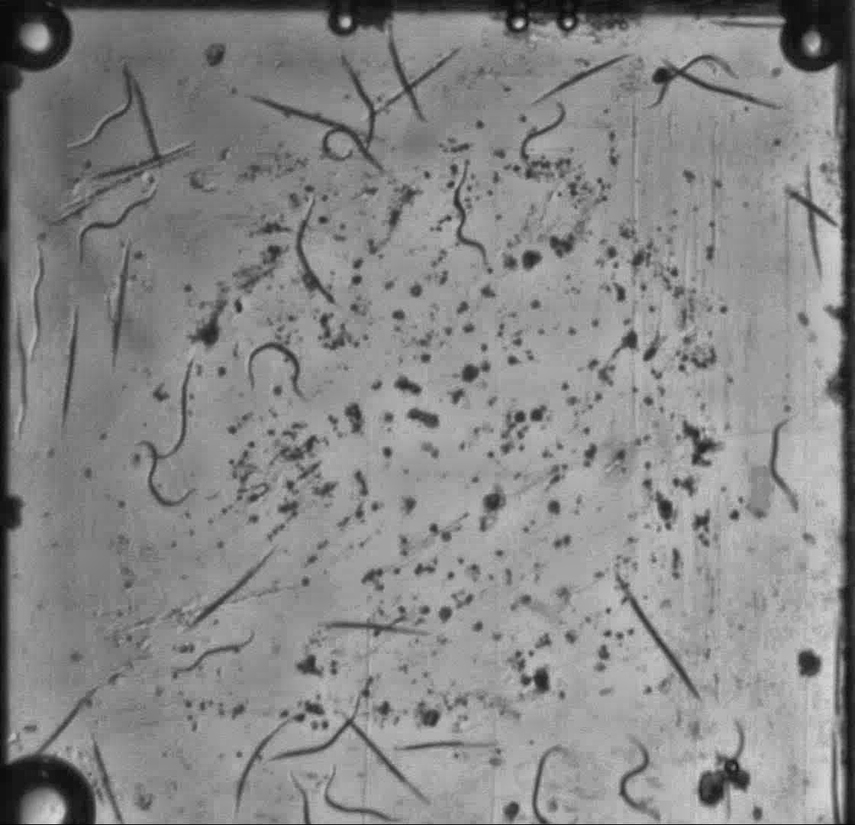
#> input picture Data/Images DeadLiveCounting/feste Kamera 1/feste Kamera 1_frame_0.png, 855 x 825 px, shrunk from 1120 x 1080 before the run, found by its file name
$ python watershed.py
#> lines starting #> are read from the running program, lines starting #| are printed output that depends on the picture; after the words box and inside, x2 and y2 are one past the last pixel; in counts of white or black regions, pixels touching at a corner belong together
import numpy as np
import cv2 as cv
from matplotlib import pyplot as plt

img = cv.imread(r'NematodeAI\Data\Images DeadLiveCounting\feste Kamera 1\feste Kamera 1_frame_0.png')
#> img is the input picture: shape (825, 855, 3); min 3, max 225, mean 135.8
assert img is not None, "file could not be read, check with os.path.exists()"
gray = cv.cvtColor(img,cv.COLOR_BGR2GRAY)
ret, thresh = cv.threshold(gray,0,255,cv.THRESH_BINARY_INV+cv.THRESH_OTSU)
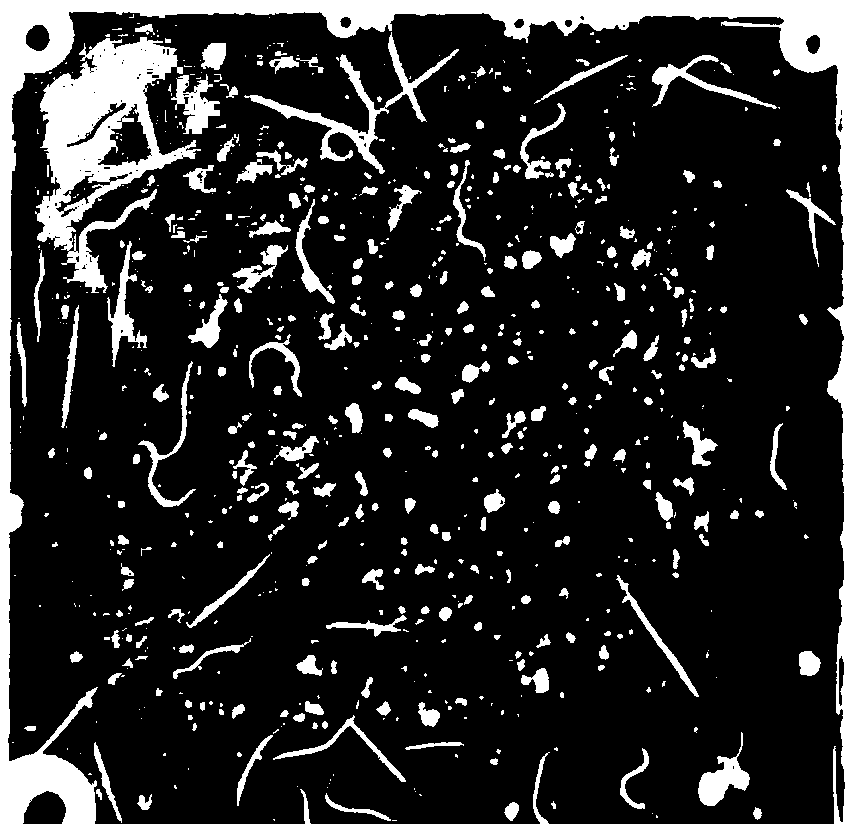
#> thresh: shape (825, 855); 16.4% white; 787 white regions (457 under 20 px), largest, box (x1, y1, x2, y2) and area: (0, 0, 855, 825) 48830, (35, 37, 201, 293) 16256, (244, 32, 459, 174) 3490
#> ret = 110
# noise removal
kernel = np.ones((3,3),np.uint8)
opening = cv.morphologyEx(thresh,cv.MORPH_OPEN,kernel, iterations = 2)
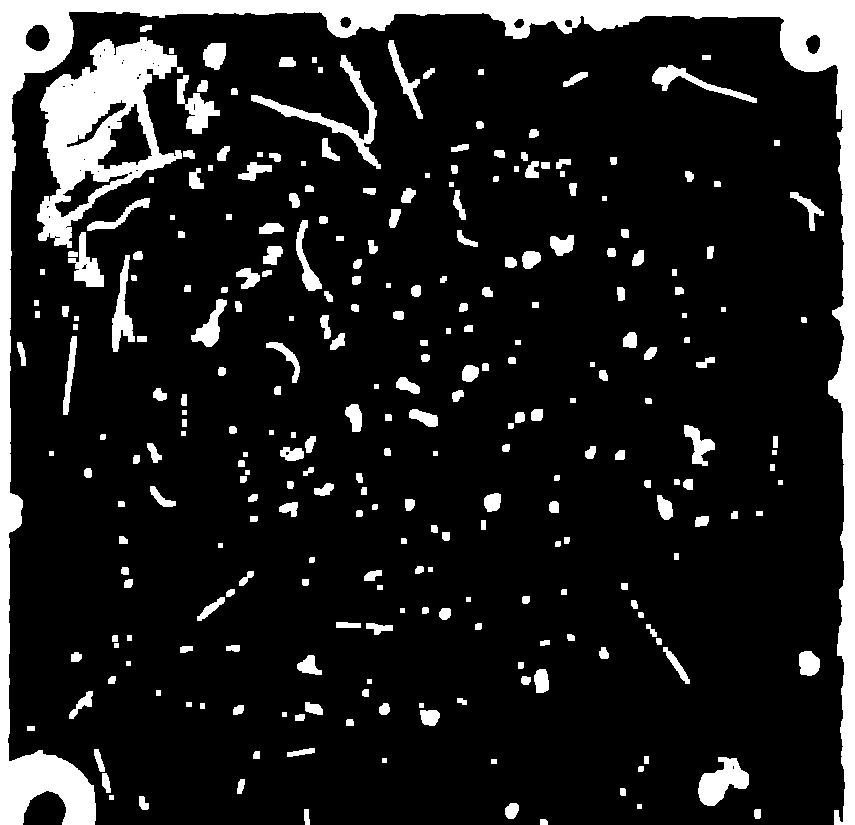
#> opening: shape (825, 855); 13.2% white; 278 white regions, largest, box (x1, y1, x2, y2) and area: (0, 0, 855, 825) 46219, (37, 37, 183, 248) 13434, (251, 55, 381, 169) 1980
# sure background area
sure_bg = cv.dilate(opening,kernel,iterations=3)
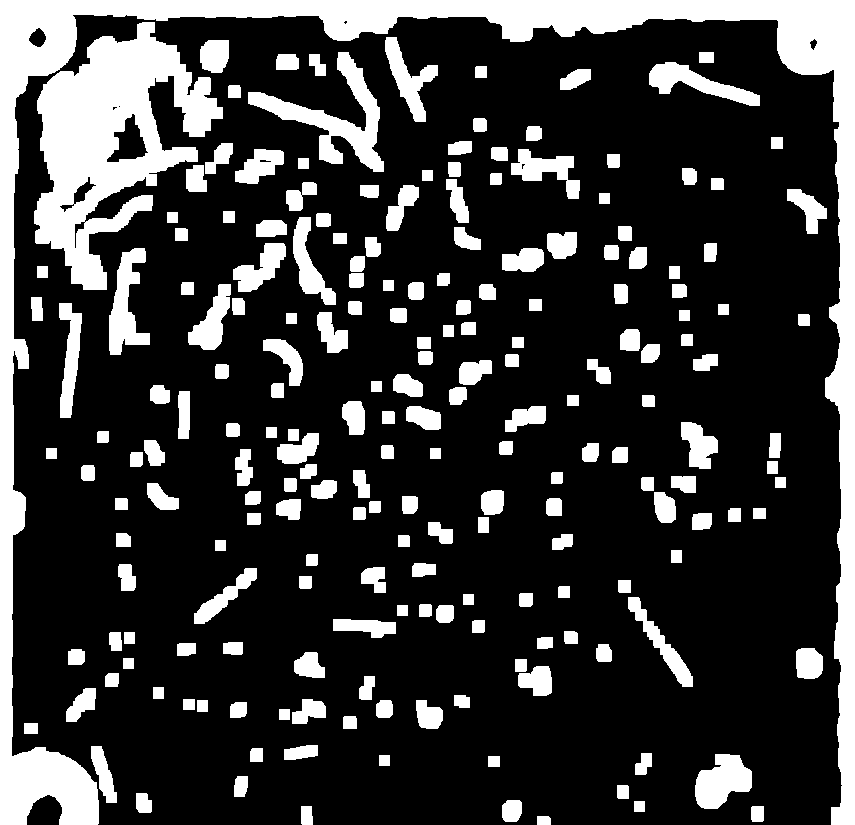
#> sure_bg: shape (825, 855); 22.3% white; 206 white regions, largest, box (x1, y1, x2, y2) and area: (0, 0, 855, 825) 56581, (34, 22, 223, 290) 23408, (248, 52, 384, 172) 4471

cv.imshow('Thresholded Image', sure_bg)
cv.waitKey(0)
cv.destroyAllWindows()
